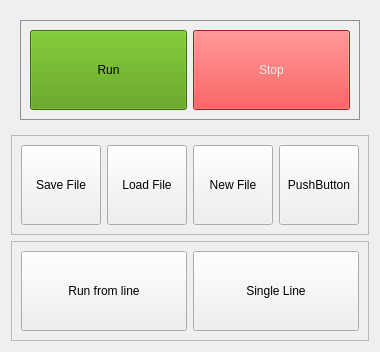
               <widget class="QFrame" name="gridFrame">
                <layout class="QGridLayout" name="gridLayout_8">
                 <item row="2" column="0">
                  <widget class="QFrame" name="frame_6">
                   <property name="frameShape">
                    <enum>QFrame::StyledPanel</enum>
                   </property>
                   <property name="frameShadow">
                    <enum>QFrame::Raised</enum>
                   </property>
                   <layout class="QHBoxLayout" name="horizontalLayout_4">
                    <item>
                     <widget class="QPushButton" name="run_from_line">
                      <property name="minimumSize">
                       <size>
                        <width>0</width>
                        <height>80</height>
                       </size>
                      </property>
                      <property name="text">
                       <string>Run from line</string>
                      </property>
                     </widget>
                    </item>
                    <item>
                     <widget class="QPushButton" name="run_single_line">
                      <property name="minimumSize">
                       <size>
                        <width>0</width>
                        <height>80</height>
                       </size>
                      </property>
                      <property name="text">
                       <string>Single Line</string>
                      </property>
                     </widget>
                    </item>
                   </layout>
                  </widget>
                 </item>
                 <item row="0" column="0">
                  <widget class="QFrame" name="horizontalFrame">
                   <property name="palette">
                    <palette>
                     <active>
                      <colorrole role="Button">
                       <brush brushstyle="SolidPattern">
                        <color alpha="255">
                         <red>186</red>
                         <green>189</green>
                         <blue>182</blue>
                        </color>
                       </brush>
                      </colorrole>
                      <colorrole role="Base">
                       <brush brushstyle="SolidPattern">
                        <color alpha="255">
                         <red>186</red>
                         <green>189</green>
                         <blue>182</blue>
                        </color>
                       </brush>
                      </colorrole>
                      <colorrole role="Window">
                       <brush brushstyle="SolidPattern">
                        <color alpha="255">
                         <red>186</red>
                         <green>189</green>
                         <blue>182</blue>
                        </color>
                       </brush>
                      </colorrole>
                     </active>
                     <inactive>
                      <colorrole role="Button">
                       <brush brushstyle="SolidPattern">
                        <color alpha="255">
                         <red>186</red>
                         <green>189</green>
                         <blue>182</blue>
                        </color>
                       </brush>
                      </colorrole>
                      <colorrole role="Base">
                       <brush brushstyle="SolidPattern">
                        <color alpha="255">
                         <red>186</red>
                         <green>189</green>
                         <blue>182</blue>
                        </color>
                       </brush>
                      </colorrole>
                      <colorrole role="Window">
                       <brush brushstyle="SolidPattern">
                        <color alpha="255">
                         <red>186</red>
                         <green>189</green>
                         <blue>182</blue>
                        </color>
                       </brush>
                      </colorrole>
                     </inactive>
                     <disabled>
                      <colorrole role="Button">
                       <brush brushstyle="SolidPattern">
                        <color alpha="255">
                         <red>186</red>
                         <green>189</green>
                         <blue>182</blue>
                        </color>
                       </brush>
                      </colorrole>
                      <colorrole role="Base">
                       <brush brushstyle="SolidPattern">
                        <color alpha="255">
                         <red>186</red>
                         <green>189</green>
                         <blue>182</blue>
                        </color>
                       </brush>
                      </colorrole>
                      <colorrole role="Window">
                       <brush brushstyle="SolidPattern">
                        <color alpha="255">
                         <red>186</red>
                         <green>189</green>
                         <blue>182</blue>
                        </color>
                       </brush>
                      </colorrole>
                     </disabled>
                    </palette>
                   </property>
                   <layout class="QGridLayout" name="gridLayout_10">
                    <item row="0" column="0">
                     <widget class="QFrame" name="frame_7">
                      <property name="frameShape">
                       <enum>QFrame::StyledPanel</enum>
                      </property>
                      <property name="frameShadow">
                       <enum>QFrame::Raised</enum>
                      </property>
                      <layout class="QHBoxLayout" name="horizontalLayout_6">
                       <item>
                        <widget class="QPushButton" name="run_program">
                         <property name="minimumSize">
                          <size>
                           <width>0</width>
                           <height>80</height>
                          </size>
                         </property>
                         <property name="palette">
                          <palette>
                           <active>
                            <colorrole role="Button">
                             <brush brushstyle="SolidPattern">
                              <color alpha="255">
                               <red>78</red>
                               <green>154</green>
                               <blue>6</blue>
                              </color>
                             </brush>
                            </colorrole>
                            <colorrole role="Base">
                             <brush brushstyle="SolidPattern">
                              <color alpha="255">
                               <red>78</red>
                               <green>154</green>
                               <blue>6</blue>
                              </color>
                             </brush>
                            </colorrole>
                            <colorrole role="Window">
                             <brush brushstyle="SolidPattern">
                              <color alpha="255">
                               <red>78</red>
                               <green>154</green>
                               <blue>6</blue>
                              </color>
                             </brush>
                            </colorrole>
                           </active>
                           <inactive>
                            <colorrole role="Button">
                             <brush brushstyle="SolidPattern">
                              <color alpha="255">
                               <red>78</red>
                               <green>154</green>
                               <blue>6</blue>
                              </color>
                             </brush>
                            </colorrole>
                            <colorrole role="Base">
                             <brush brushstyle="SolidPattern">
                              <color alpha="255">
                               <red>78</red>
                               <green>154</green>
                               <blue>6</blue>
                              </color>
                             </brush>
                            </colorrole>
                            <colorrole role="Window">
                             <brush brushstyle="SolidPattern">
                              <color alpha="255">
                               <red>78</red>
                               <green>154</green>
                               <blue>6</blue>
                              </color>
                             </brush>
                            </colorrole>
                           </inactive>
                           <disabled>
                            <colorrole role="Button">
                             <brush brushstyle="SolidPattern">
                              <color alpha="255">
                               <red>78</red>
                               <green>154</green>
                               <blue>6</blue>
                              </color>
                             </brush>
                            </colorrole>
                            <colorrole role="Base">
                             <brush brushstyle="SolidPattern">
                              <color alpha="255">
                               <red>78</red>
                               <green>154</green>
                               <blue>6</blue>
                              </color>
                             </brush>
                            </colorrole>
                            <colorrole role="Window">
                             <brush brushstyle="SolidPattern">
                              <color alpha="255">
                               <red>78</red>
                               <green>154</green>
                               <blue>6</blue>
                              </color>
                             </brush>
                            </colorrole>
                           </disabled>
                          </palette>
                         </property>
                         <property name="styleSheet">
                          <string notr="true">background-color: rgb(78, 154, 6);</string>
                         </property>
                         <property name="text">
                          <string>Run</string>
                         </property>
                        </widget>
                       </item>
                       <item>
                        <widget class="QPushButton" name="stop_program">
                         <property name="minimumSize">
                          <size>
                           <width>0</width>
                           <height>80</height>
                          </size>
                         </property>
                         <property name="palette">
                          <palette>
                           <active>
                            <colorrole role="WindowText">
                             <brush brushstyle="SolidPattern">
                              <color alpha="255">
                               <red>238</red>
                               <green>238</green>
                               <blue>236</blue>
                              </color>
                             </brush>
                            </colorrole>
                            <colorrole role="Button">
                             <brush brushstyle="SolidPattern">
                              <color alpha="255">
                               <red>239</red>
                               <green>41</green>
                               <blue>41</blue>
                              </color>
                             </brush>
                            </colorrole>
                            <colorrole role="Text">
                             <brush brushstyle="SolidPattern">
                              <color alpha="255">
                               <red>238</red>
                               <green>238</green>
                               <blue>236</blue>
                              </color>
                             </brush>
                            </colorrole>
                            <colorrole role="ButtonText">
                             <brush brushstyle="SolidPattern">
                              <color alpha="255">
                               <red>238</red>
                               <green>238</green>
                               <blue>236</blue>
                              </color>
                             </brush>
                            </colorrole>
                            <colorrole role="Base">
                             <brush brushstyle="SolidPattern">
                              <color alpha="255">
                               <red>239</red>
                               <green>41</green>
                               <blue>41</blue>
                              </color>
                             </brush>
                            </colorrole>
                            <colorrole role="Window">
                             <brush brushstyle="SolidPattern">
                              <color alpha="255">
                               <red>239</red>
                               <green>41</green>
                               <blue>41</blue>
                              </color>
                             </brush>
                            </colorrole>
                            <colorrole role="PlaceholderText">
                             <brush brushstyle="NoBrush">
                              <color alpha="128">
                               <red>238</red>
                               <green>238</green>
                               <blue>236</blue>
                              </color>
                             </brush>
                            </colorrole>
                           </active>
                           <inactive>
                            <colorrole role="WindowText">
                             <brush brushstyle="SolidPattern">
                              <color alpha="255">
                               <red>238</red>
                               <green>238</green>
                               <blue>236</blue>
                              </color>
                             </brush>
                            </colorrole>
                            <colorrole role="Button">
                             <brush brushstyle="SolidPattern">
                              <color alpha="255">
                               <red>239</red>
                               <green>41</green>
                               <blue>41</blue>
                              </color>
                             </brush>
                            </colorrole>
                            <colorrole role="Text">
                             <brush brushstyle="SolidPattern">
                              <color alpha="255">
                               <red>238</red>
                               <green>238</green>
                               <blue>236</blue>
                              </color>
                             </brush>
                            </colorrole>
                            <colorrole role="ButtonText">
                             <brush brushstyle="SolidPattern">
                              <color alpha="255">
                               <red>238</red>
                               <green>238</green>
                               <blue>236</blue>
                              </color>
                             </brush>
                            </colorrole>
                            <colorrole role="Base">
                             <brush brushstyle="SolidPattern">
                              <color alpha="255">
                               <red>239</red>
                               <green>41</green>
                               <blue>41</blue>
                              </color>
                             </brush>
                            </colorrole>
                            <colorrole role="Window">
                             <brush brushstyle="SolidPattern">
                              <color alpha="255">
                               <red>239</red>
                               <green>41</green>
                               <blue>41</blue>
                              </color>
                             </brush>
                            </colorrole>
                            <colorrole role="PlaceholderText">
                             <brush brushstyle="NoBrush">
                              <color alpha="128">
                               <red>238</red>
                               <green>238</green>
                               <blue>236</blue>
                              </color>
                             </brush>
                            </colorrole>
                           </inactive>
                           <disabled>
                            <colorrole role="WindowText">
                             <brush brushstyle="SolidPattern">
                              <color alpha="255">
                               <red>238</red>
                               <green>238</green>
                               <blue>236</blue>
                              </color>
                             </brush>
                            </colorrole>
                            <colorrole role="Button">
                             <brush brushstyle="SolidPattern">
                              <color alpha="255">
                               <red>239</red>
                               <green>41</green>
                               <blue>41</blue>
                              </color>
                             </brush>
                            </colorrole>
                            <colorrole role="Text">
                             <brush brushstyle="SolidPattern">
                              <color alpha="255">
                               <red>238</red>
                               <green>238</green>
                               <blue>236</blue>
                              </color>
                             </brush>
                            </colorrole>
                            <colorrole role="ButtonText">
                             <brush brushstyle="SolidPattern">
                              <color alpha="255">
                               <red>238</red>
                               <green>238</green>
                               <blue>236</blue>
                              </color>
                             </brush>
                            </colorrole>
                            <colorrole role="Base">
                             <brush brushstyle="SolidPattern">
                              <color alpha="255">
                               <red>239</red>
                               <green>41</green>
                               <blue>41</blue>
                              </color>
                             </brush>
                            </colorrole>
                            <colorrole role="Window">
                             <brush brushstyle="SolidPattern">
                              <color alpha="255">
                               <red>239</red>
                               <green>41</green>
                               <blue>41</blue>
                              </color>
                             </brush>
                            </colorrole>
                            <colorrole role="PlaceholderText">
                             <brush brushstyle="NoBrush">
                              <color alpha="128">
                               <red>238</red>
                               <green>238</green>
                               <blue>236</blue>
                              </color>
                             </brush>
                            </colorrole>
                           </disabled>
                          </palette>
                         </property>
                         <property name="styleSheet">
                          <string notr="true">background-color: rgb(239, 41, 41);
color: rgb(238, 238, 236);</string>
                         </property>
                         <property name="text">
                          <string>Stop</string>
                         </property>
                        </widget>
                       </item>
                      </layout>
                     </widget>
                    </item>
                   </layout>
                  </widget>
                 </item>
                 <item row="1" column="0">
                  <widget class="QFrame" name="frame_5">
                   <property name="frameShape">
                    <enum>QFrame::StyledPanel</enum>
                   </property>
                   <property name="frameShadow">
                    <enum>QFrame::Raised</enum>
                   </property>
                   <layout class="QHBoxLayout" name="horizontalLayout_5">
                    <item>
                     <widget class="QPushButton" name="save_file">
                      <property name="minimumSize">
                       <size>
                        <width>0</width>
                        <height>80</height>
                       </size>
                      </property>
                      <property name="text">
                       <string>Save File</string>
                      </property>
                     </widget>
                    </item>
                    <item>
                     <widget class="QPushButton" name="load_file">
                      <property name="minimumSize">
                       <size>
                        <width>0</width>
                        <height>80</height>
                       </size>
                      </property>
                      <property name="text">
                       <string>Load File</string>
                      </property>
                     </widget>
                    </item>
                    <item>
                     <widget class="QPushButton" name="new_File">
                      <property name="minimumSize">
                       <size>
                        <width>0</width>
                        <height>80</height>
                       </size>
                      </property>
                      <property name="text">
                       <string>New File</string>
                      </property>
                     </widget>
                    </item>
                    <item>
                     <widget class="QPushButton" name="pushButton">
                      <property name="minimumSize">
                       <size>
                        <width>0</width>
                        <height>80</height>
                       </size>
                      </property>
                      <property name="text">
                       <string>PushButton</string>
                      </property>
                     </widget>
                    </item>
                   </layout>
                  </widget>
                 </item>
                </layout>
               </widget>
